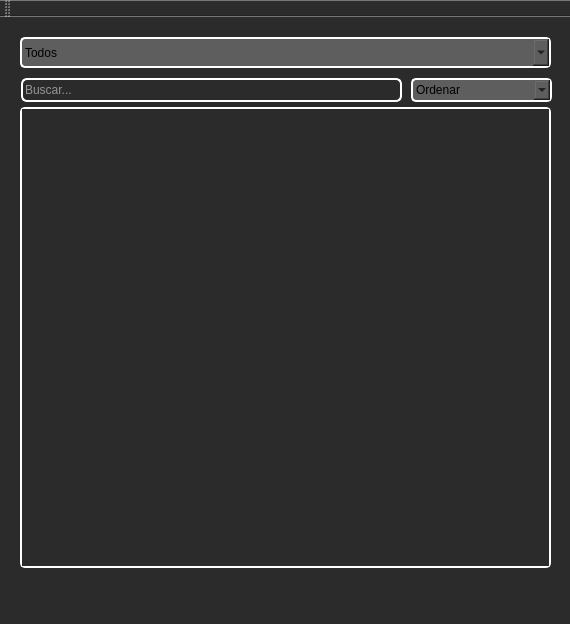
<?xml version="1.0" encoding="UTF-8"?>
<ui version="4.0">
 <class>MainWindow</class>
 <widget class="QMainWindow" name="MainWindow">
  <property name="geometry">
   <rect>
    <x>0</x>
    <y>0</y>
    <width>570</width>
    <height>624</height>
   </rect>
  </property>
  <property name="windowTitle">
   <string>Nile</string>
  </property>
  <property name="styleSheet">
   <string notr="true">background-color:#2b2b2b;</string>
  </property>
  <widget class="QWidget" name="centralWidget">
   <property name="styleSheet">
    <string notr="true"/>
   </property>
   <layout class="QGridLayout" name="gridLayout">
    <item row="0" column="0">
     <widget class="QStackedWidget" name="stackedWidget">
      <property name="cursor">
       <cursorShape>ArrowCursor</cursorShape>
      </property>
      <property name="styleSheet">
       <string notr="true"/>
      </property>
      <property name="currentIndex">
       <number>2</number>
      </property>
      <widget class="QWidget" name="page">
       <widget class="QFrame" name="loginFrame">
        <property name="geometry">
         <rect>
          <x>20</x>
          <y>10</y>
          <width>511</width>
          <height>531</height>
         </rect>
        </property>
        <property name="layoutDirection">
         <enum>Qt::LeftToRight</enum>
        </property>
        <property name="styleSheet">
         <string notr="true">#loginFrame{
background-color: #93999b;
border-radius: 20px;
border: 2px solid white;
}
</string>
        </property>
        <property name="frameShape">
         <enum>QFrame::StyledPanel</enum>
        </property>
        <property name="frameShadow">
         <enum>QFrame::Raised</enum>
        </property>
        <widget class="QLabel" name="loginLabel">
         <property name="geometry">
          <rect>
           <x>180</x>
           <y>100</y>
           <width>151</width>
           <height>41</height>
          </rect>
         </property>
         <property name="font">
          <font>
           <pointsize>24</pointsize>
           <weight>75</weight>
           <italic>true</italic>
           <bold>true</bold>
           <underline>false</underline>
           <strikeout>false</strikeout>
           <kerning>false</kerning>
          </font>
         </property>
         <property name="styleSheet">
          <string notr="true">color:white;
background: none;
font-style: oblique;</string>
         </property>
         <property name="text">
          <string>Iniciar Sesión</string>
         </property>
        </widget>
        <widget class="QLineEdit" name="emailLE">
         <property name="geometry">
          <rect>
           <x>90</x>
           <y>180</y>
           <width>321</width>
           <height>41</height>
          </rect>
         </property>
         <property name="font">
          <font>
           <pointsize>16</pointsize>
           <weight>50</weight>
           <bold>false</bold>
          </font>
         </property>
         <property name="mouseTracking">
          <bool>true</bool>
         </property>
         <property name="styleSheet">
          <string notr="true">QLineEdit{
	color: white;
	border: 2px solid white;
	border-radius: 6px;
	background:transparent;
}</string>
         </property>
         <property name="inputMask">
          <string/>
         </property>
         <property name="text">
          <string/>
         </property>
         <property name="placeholderText">
          <string>Correo Electronico</string>
         </property>
        </widget>
        <widget class="QLineEdit" name="passwordLE">
         <property name="geometry">
          <rect>
           <x>90</x>
           <y>290</y>
           <width>321</width>
           <height>41</height>
          </rect>
         </property>
         <property name="font">
          <font>
           <pointsize>16</pointsize>
          </font>
         </property>
         <property name="styleSheet">
          <string notr="true">QLineEdit{
	color: white;
	border: 2px solid white;
	border-radius: 6px;
	background:transparent;
}</string>
         </property>
         <property name="text">
          <string/>
         </property>
         <property name="echoMode">
          <enum>QLineEdit::Password</enum>
         </property>
         <property name="placeholderText">
          <string>Contraseña</string>
         </property>
        </widget>
        <widget class="QLabel" name="emailLabel">
         <property name="geometry">
          <rect>
           <x>90</x>
           <y>140</y>
           <width>61</width>
           <height>21</height>
          </rect>
         </property>
         <property name="font">
          <font>
           <pointsize>16</pointsize>
          </font>
         </property>
         <property name="styleSheet">
          <string notr="true">background: none;</string>
         </property>
         <property name="text">
          <string>Correo</string>
         </property>
        </widget>
        <widget class="QLabel" name="passwrodLabel">
         <property name="geometry">
          <rect>
           <x>90</x>
           <y>240</y>
           <width>91</width>
           <height>21</height>
          </rect>
         </property>
         <property name="font">
          <font>
           <pointsize>16</pointsize>
          </font>
         </property>
         <property name="styleSheet">
          <string notr="true">background: none;</string>
         </property>
         <property name="text">
          <string>Password</string>
         </property>
        </widget>
        <widget class="QPushButton" name="loginPB">
         <property name="enabled">
          <bool>false</bool>
         </property>
         <property name="geometry">
          <rect>
           <x>180</x>
           <y>350</y>
           <width>141</width>
           <height>31</height>
          </rect>
         </property>
         <property name="font">
          <font>
           <pointsize>16</pointsize>
           <weight>50</weight>
           <bold>false</bold>
          </font>
         </property>
         <property name="cursor">
          <cursorShape>PointingHandCursor</cursorShape>
         </property>
         <property name="mouseTracking">
          <bool>true</bool>
         </property>
         <property name="styleSheet">
          <string notr="true">QPushButton{
	background-color: #5e5e5e;
	border-radius: 10px;
	color:white;
	border: 2px solid white
}

QPushButton:hover{
	background-color: #b13d3d;
}</string>
         </property>
         <property name="text">
          <string>Iniciar Sesión</string>
         </property>
        </widget>
        <widget class="QPushButton" name="newUserPB">
         <property name="geometry">
          <rect>
           <x>180</x>
           <y>460</y>
           <width>141</width>
           <height>31</height>
          </rect>
         </property>
         <property name="font">
          <font>
           <pointsize>16</pointsize>
          </font>
         </property>
         <property name="cursor">
          <cursorShape>PointingHandCursor</cursorShape>
         </property>
         <property name="mouseTracking">
          <bool>true</bool>
         </property>
         <property name="styleSheet">
          <string notr="true">QPushButton{
	background-color: #5e5e5e;
	border-radius: 10px;
	color:white;
	border: 2px solid white
}

QPushButton:hover{
	background-color: #b13d3d;
}</string>
         </property>
         <property name="text">
          <string>Crear Cuenta</string>
         </property>
        </widget>
        <widget class="QLabel" name="newUserLabel">
         <property name="geometry">
          <rect>
           <x>80</x>
           <y>410</y>
           <width>101</width>
           <height>31</height>
          </rect>
         </property>
         <property name="font">
          <font>
           <pointsize>16</pointsize>
          </font>
         </property>
         <property name="styleSheet">
          <string notr="true">background: none;
</string>
         </property>
         <property name="text">
          <string>¿Eres Nuevo?</string>
         </property>
        </widget>
        <widget class="QToolButton" name="toolButton">
         <property name="geometry">
          <rect>
           <x>210</x>
           <y>10</y>
           <width>91</width>
           <height>91</height>
          </rect>
         </property>
         <property name="styleSheet">
          <string notr="true">border-radius: 45px;
background-color: lightgray;</string>
         </property>
         <property name="text">
          <string>...</string>
         </property>
         <property name="icon">
          <iconset resource="iconos.qrc">
           <normaloff>:/new/prefix1/silueta-de-usuario.svg</normaloff>:/new/prefix1/silueta-de-usuario.svg</iconset>
         </property>
         <property name="iconSize">
          <size>
           <width>50</width>
           <height>50</height>
          </size>
         </property>
        </widget>
       </widget>
      </widget>
      <widget class="QWidget" name="page_2">
       <widget class="QFrame" name="newUserFrame">
        <property name="enabled">
         <bool>true</bool>
        </property>
        <property name="geometry">
         <rect>
          <x>20</x>
          <y>10</y>
          <width>511</width>
          <height>531</height>
         </rect>
        </property>
        <property name="styleSheet">
         <string notr="true">#newUserFrame{
background-color: #93999b;
border-radius: 20px;
border: 2px solid white;
}
</string>
        </property>
        <property name="frameShape">
         <enum>QFrame::StyledPanel</enum>
        </property>
        <property name="frameShadow">
         <enum>QFrame::Raised</enum>
        </property>
        <widget class="QLabel" name="createUserLabel">
         <property name="geometry">
          <rect>
           <x>180</x>
           <y>110</y>
           <width>150</width>
           <height>29</height>
          </rect>
         </property>
         <property name="font">
          <font>
           <pointsize>24</pointsize>
           <weight>75</weight>
           <italic>true</italic>
           <bold>true</bold>
          </font>
         </property>
         <property name="styleSheet">
          <string notr="true">#createUserLabel{
	color: white;
	background: none;
font-style: oblique;

}</string>
         </property>
         <property name="text">
          <string>Crear Cuenta</string>
         </property>
        </widget>
        <widget class="QLabel" name="newNameLabel">
         <property name="geometry">
          <rect>
           <x>90</x>
           <y>170</y>
           <width>63</width>
           <height>19</height>
          </rect>
         </property>
         <property name="font">
          <font>
           <pointsize>16</pointsize>
           <weight>50</weight>
           <bold>false</bold>
          </font>
         </property>
         <property name="styleSheet">
          <string notr="true">background: none;</string>
         </property>
         <property name="text">
          <string>Nombre</string>
         </property>
        </widget>
        <widget class="QLineEdit" name="newNameLE">
         <property name="geometry">
          <rect>
           <x>90</x>
           <y>200</y>
           <width>321</width>
           <height>41</height>
          </rect>
         </property>
         <property name="font">
          <font>
           <pointsize>16</pointsize>
          </font>
         </property>
         <property name="styleSheet">
          <string notr="true">QLineEdit{
	color: white;
	border: 2px solid white;
	border-radius: 6px;
	background:transparent;
}
</string>
         </property>
         <property name="placeholderText">
          <string>Nombre</string>
         </property>
        </widget>
        <widget class="QLabel" name="newMailLabel">
         <property name="geometry">
          <rect>
           <x>90</x>
           <y>260</y>
           <width>54</width>
           <height>19</height>
          </rect>
         </property>
         <property name="font">
          <font>
           <pointsize>16</pointsize>
           <weight>50</weight>
           <bold>false</bold>
          </font>
         </property>
         <property name="styleSheet">
          <string notr="true">background: none;
</string>
         </property>
         <property name="text">
          <string>Correo</string>
         </property>
        </widget>
        <widget class="QLineEdit" name="newMailLE">
         <property name="geometry">
          <rect>
           <x>90</x>
           <y>290</y>
           <width>321</width>
           <height>41</height>
          </rect>
         </property>
         <property name="font">
          <font>
           <pointsize>16</pointsize>
          </font>
         </property>
         <property name="styleSheet">
          <string notr="true">QLineEdit{
	color: white;
	border: 2px solid white;
	border-radius: 6px;
	background:transparent;
}</string>
         </property>
         <property name="placeholderText">
          <string>Correo electronico</string>
         </property>
        </widget>
        <widget class="QLabel" name="newPasswordLabel">
         <property name="geometry">
          <rect>
           <x>90</x>
           <y>360</y>
           <width>76</width>
           <height>19</height>
          </rect>
         </property>
         <property name="font">
          <font>
           <pointsize>16</pointsize>
           <weight>50</weight>
           <bold>false</bold>
          </font>
         </property>
         <property name="styleSheet">
          <string notr="true">background: none;</string>
         </property>
         <property name="text">
          <string>Password</string>
         </property>
        </widget>
        <widget class="QLineEdit" name="newPasswordLE">
         <property name="geometry">
          <rect>
           <x>90</x>
           <y>390</y>
           <width>321</width>
           <height>41</height>
          </rect>
         </property>
         <property name="font">
          <font>
           <pointsize>16</pointsize>
          </font>
         </property>
         <property name="styleSheet">
          <string notr="true">QLineEdit{
	color: white;
	border: 2px solid white;
	border-radius: 6px;
	background:transparent;
}</string>
         </property>
         <property name="echoMode">
          <enum>QLineEdit::Password</enum>
         </property>
         <property name="placeholderText">
          <string>Contraseña</string>
         </property>
        </widget>
        <widget class="QPushButton" name="CreatePB">
         <property name="enabled">
          <bool>false</bool>
         </property>
         <property name="geometry">
          <rect>
           <x>200</x>
           <y>460</y>
           <width>139</width>
           <height>35</height>
          </rect>
         </property>
         <property name="font">
          <font>
           <pointsize>16</pointsize>
           <weight>50</weight>
           <italic>false</italic>
           <bold>false</bold>
           <stylestrategy>PreferDefault</stylestrategy>
          </font>
         </property>
         <property name="cursor">
          <cursorShape>PointingHandCursor</cursorShape>
         </property>
         <property name="focusPolicy">
          <enum>Qt::NoFocus</enum>
         </property>
         <property name="contextMenuPolicy">
          <enum>Qt::DefaultContextMenu</enum>
         </property>
         <property name="statusTip">
          <string/>
         </property>
         <property name="autoFillBackground">
          <bool>false</bool>
         </property>
         <property name="styleSheet">
          <string notr="true">QPushButton{
	background-color: #5e5e5e;
	border-radius: 10px;
	color:white;
	border: 2px solid white
}

QPushButton:hover{
	background-color: #b13d3d;
}</string>
         </property>
         <property name="text">
          <string>Crear Cuenta</string>
         </property>
        </widget>
        <widget class="QToolButton" name="toolButton_2">
         <property name="geometry">
          <rect>
           <x>210</x>
           <y>10</y>
           <width>91</width>
           <height>91</height>
          </rect>
         </property>
         <property name="styleSheet">
          <string notr="true">border-radius: 45px;
background-color: lightgray;</string>
         </property>
         <property name="text">
          <string>...</string>
         </property>
         <property name="icon">
          <iconset resource="iconos.qrc">
           <normaloff>:/new/prefix1/crear-boton-de-grupo.svg</normaloff>:/new/prefix1/crear-boton-de-grupo.svg</iconset>
         </property>
         <property name="iconSize">
          <size>
           <width>50</width>
           <height>50</height>
          </size>
         </property>
        </widget>
       </widget>
      </widget>
      <widget class="QWidget" name="page_3">
       <widget class="QScrollArea" name="scrollWidget">
        <property name="geometry">
         <rect>
          <x>9</x>
          <y>79</y>
          <width>531</width>
          <height>461</height>
         </rect>
        </property>
        <property name="styleSheet">
         <string notr="true">#scrollWidget{
border-radius: 5px;
border: 2px solid white;
}</string>
        </property>
        <property name="widgetResizable">
         <bool>true</bool>
        </property>
        <widget class="QWidget" name="scrollAreaWidgetContents">
         <property name="geometry">
          <rect>
           <x>0</x>
           <y>0</y>
           <width>527</width>
           <height>457</height>
          </rect>
         </property>
         <layout class="QGridLayout" name="gridLayout_4">
          <item row="0" column="0">
           <layout class="QGridLayout" name="auxGrild">
            <property name="sizeConstraint">
             <enum>QLayout::SetMinimumSize</enum>
            </property>
           </layout>
          </item>
         </layout>
        </widget>
       </widget>
       <widget class="QComboBox" name="cbOpciones">
        <property name="geometry">
         <rect>
          <x>9</x>
          <y>9</y>
          <width>531</width>
          <height>31</height>
         </rect>
        </property>
        <property name="styleSheet">
         <string notr="true">#cbOpciones {
	background-color: #5e5e5e;	
	border: 2px solid white;
	border-radius: 5px;

}
#cbOpciones:hover{
	background-color: #b13d3d;
}
</string>
        </property>
        <item>
         <property name="text">
          <string>Todos</string>
         </property>
        </item>
        <item>
         <property name="text">
          <string>Alimentos y Bebidas</string>
         </property>
        </item>
        <item>
         <property name="text">
          <string>Libros</string>
         </property>
        </item>
        <item>
         <property name="text">
          <string>Electronicos</string>
         </property>
        </item>
        <item>
         <property name="text">
          <string>Hogar y Cocina</string>
         </property>
        </item>
        <item>
         <property name="text">
          <string>Deporte y Aire Libre</string>
         </property>
        </item>
       </widget>
       <widget class="QLineEdit" name="buscarLE">
        <property name="geometry">
         <rect>
          <x>10</x>
          <y>50</y>
          <width>381</width>
          <height>24</height>
         </rect>
        </property>
        <property name="mouseTracking">
         <bool>true</bool>
        </property>
        <property name="styleSheet">
         <string notr="true">color: white;
	border: 2px solid white;
	border-radius: 6px;
	background:transparent;</string>
        </property>
        <property name="text">
         <string/>
        </property>
        <property name="placeholderText">
         <string>Buscar...</string>
        </property>
       </widget>
       <widget class="QComboBox" name="cbOrdenar">
        <property name="geometry">
         <rect>
          <x>400</x>
          <y>50</y>
          <width>141</width>
          <height>24</height>
         </rect>
        </property>
        <property name="styleSheet">
         <string notr="true">#cbOrdenar {
	background-color: #5e5e5e;	
	border: 2px solid white;
	border-radius: 5px;

}
#cbOrdenar:hover{
	background-color: #b13d3d;
}</string>
        </property>
        <item>
         <property name="text">
          <string>Ordenar</string>
         </property>
        </item>
        <item>
         <property name="text">
          <string>Asendente</string>
         </property>
        </item>
        <item>
         <property name="text">
          <string>Desendente</string>
         </property>
        </item>
       </widget>
      </widget>
     </widget>
    </item>
   </layout>
  </widget>
  <widget class="QMenuBar" name="menuBar">
   <property name="geometry">
    <rect>
     <x>0</x>
     <y>0</y>
     <width>570</width>
     <height>22</height>
    </rect>
   </property>
  </widget>
  <widget class="QToolBar" name="mainToolBar">
   <attribute name="toolBarArea">
    <enum>TopToolBarArea</enum>
   </attribute>
   <attribute name="toolBarBreak">
    <bool>false</bool>
   </attribute>
  </widget>
  <widget class="QStatusBar" name="statusBar"/>
 </widget>
 <layoutdefault spacing="6" margin="11"/>
 <resources>
  <include location="iconos.qrc"/>
 </resources>
 <connections/>
</ui>
